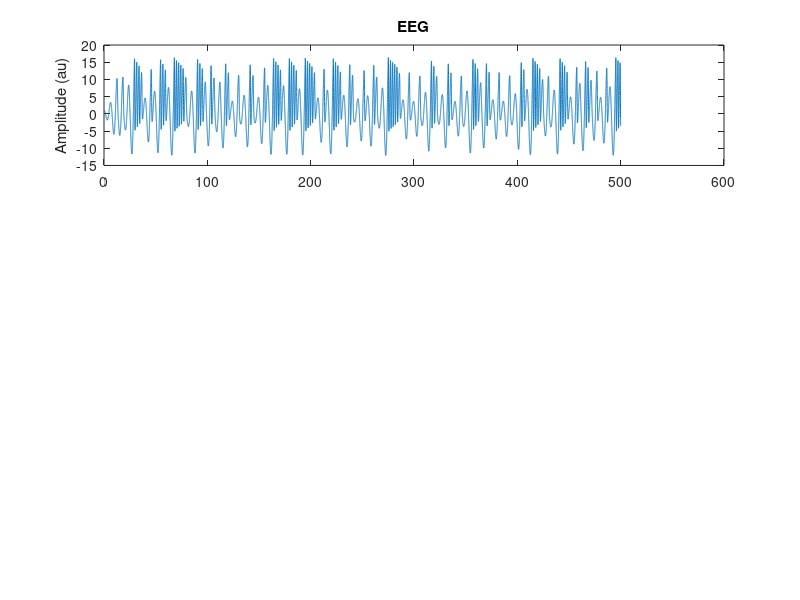

Recreate this plot in MATLAB. (Note: this script raises an error after producing the figure.)
% kalman filter of rossel system signals sample entropy
clear all
close all

% Data Sampling Rate: 100 Hz
fs = 100;

% Generate rossel signals
a=0.38;
b=0.2;
c=5.7;		
x(1)=1;
y(1)=0;
z(1)=0;
h=0.01;
for i=1:50000
    K1=-(y(i)+z(i));
    L1=x(i)+a*y(i);
    M1=b+x(i)*z(i)-c*z(i);

    K2=-((y(i)+h/2*L1)+(z(i)+h/2*M1));
    L2=(x(i)+h/2*K1)+a*(y(i)+h/2*L1);
    M2=b+(x(i)+h/2*K1)*(z(i)+h/2*M1)-c*(z(i)+h/2*M1);

    K3=-((y(i)+h/2*L2)+(z(i)+h/2*M2));
    L3=(x(i)+h/2*K2)+a*(y(i)+h/2*L2);
    M3=b+(x(i)+h/2*K2)*(z(i)+h/2*M2)-c*(z(i)+h/2*M2); 

    K4=-((y(i)+h*L3)+(z(i)+h*M3));
    L4=(x(i)+h*K3)+a*(y(i)+h*L3);
    M4=b+(x(i)+h*K3)*(z(i)+h*M3)-c*(z(i)+h*M3);  

    x(i+1)=x(i)+h/6*(K1+2*K2+2*K3+K4);
    y(i+1)=y(i)+h/6*(L1+2*L2+2*L3+L4);
    z(i+1)=z(i)+h/6*(M1+2*M2+2*M3+M4);
end
grid;
x=x';
y=y';
z=z';

% Visualization of raw signals
EEG1 = x;
EEG1=EEG1';
lenofEEG1 = length(EEG1);
tEEG = (1:length(EEG1))/fs;
subplot(311)
plot(tEEG, EEG1);
title('EEG');
ylabel('Amplitude (au)')

% Calculate sample entropy
jj=1;
while 1
    window=fs*5;
    if jj*window>lenofEEG1
        break
    end
    sig = EEG1((jj-1)*window+1:jj*window);
    r = 0.15 * std(sig);
    [entropy(jj),envar(jj)] = SampEnVar( 2, r, sig, 1 );
    jj=jj+1;
end

samEn_var=var(entropy);

% Visualization of sample entropy
ttime=(1:length(entropy))*5;
subplot(312)
plot(ttime,entropy)
ylabel('Sample entropy')

% Kalman filter process
A = 1; 
H = 1; 
Q = 0.1; 
R = 0.5;
z = entropy;
x = z(1);
P  = 1;
estimated_state = zeros(1, length(entropy));
for k=1:length(entropy)
    x = A * x;
    P = A * P * A' + Q;
    K = P * H' / (H * P * H' + R); 
    x = x + K * (z(k) - H * x);
    P = (1 - K * H) * P;
	estimated_state(k) = x;
end

estimated_var=var(estimated_state);
VRR = (samEn_var-estimated_var)/samEn_var;

subplot(313)
plot(ttime(1:length(entropy)),entropy)
ylabel('Estimated sample entropy')

xlabel('Time (s)')
subplot(313)
hold on
plot(ttime(1:length(estimated_state)),estimated_state,'--r')
ylabel('Estimated sample entropy')
xlabel('Time (s)')
legend('Sample entropy','kalman filter estimation')




